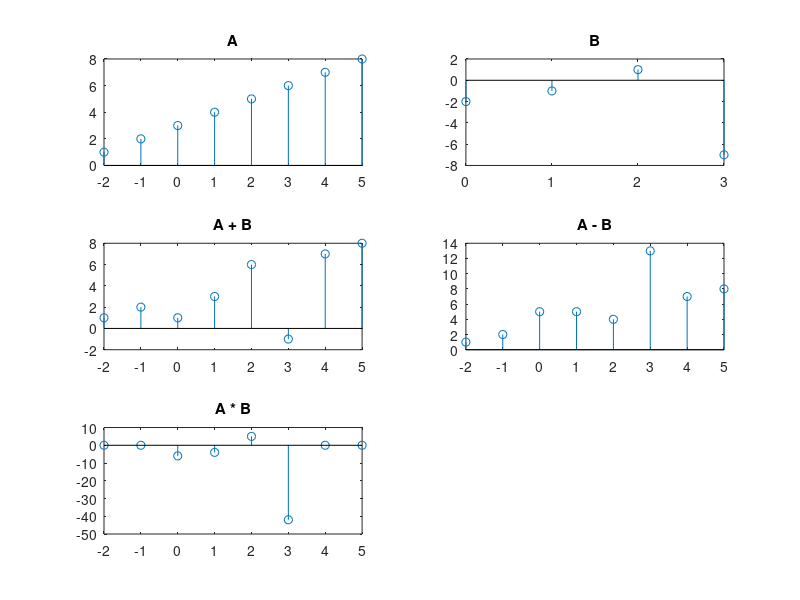

MATLAB code to generate this figure:
clc
clear

n1=-2:5;
x=[1 2 3 4 5 6 7 8];
subplot(321);
stem (n1,x);
title('A');
xticks(min(n1):1:max(n1));

n2=0:3;
y=[-2 -1 1 -7];
subplot(322);
stem(n2,y);
title('B');
xticks(min(n2):1:max(n2));

n = min(min(n1), min(n2)):max(max(n1), max(n2));
z1=zeros(1,length(n));
z2=zeros(1,length(n));

z1((n>=min(n1))&(n<=max(n1)))=x();
z2((n>=min(n2))&(n<=max(n2)))=y();

sum=z1+z2;
mult=z1.*z2;
sub=z1-z2;

subplot(323);
stem(n,sum);
title('A + B');
xticks(min(n):1:max(n));

subplot(324);
stem(n,sub);
title('A - B');
xticks(min(n):1:max(n));

subplot(325);
stem(n,mult);
title('A * B');
xticks(min(n):1:max(n));
